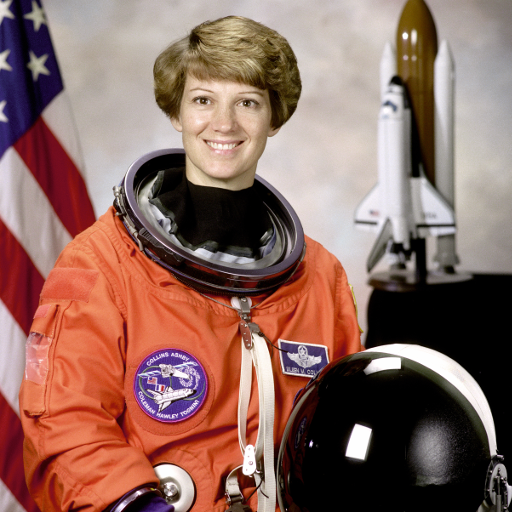
#> input picture skimage.data.astronaut(), 512 x 512 px
$ jupyter execute --allow-errors LabInstrucutions-Unfilled.ipynb   (shell and % lines are left out)
#> lines starting #> are read from the running program, lines starting #| are printed output that depends on the picture
# Lab 5: Spherulites (and Python/Image Processing!)

Welcome to a jupyter notebook!  Think of this like a lab notebook where you can write things like observations or thoughts, you can write code and create graphs (and caption them), as well as put down any equations you might find useful!

An equation can be written using the latex and is led and followed by a dollar sign ($)

For example:

$y=ax^2+bx+c$

or

$y = \frac{\sigma x^2}{my^4}$

Prepared by Carter Francis   csfrancis@wisc.edu   3/24/2022

[cell 1]
# a pound sign or hashtag as the young people call it denotes a comment
print("Hello World") # press Shift+Enter to evaluate the cell.

[cell 2]
# Now lets import some packages to help us do some analysis!
import numpy as np
import matplotlib.pyplot as plt
import skimage

## Python Packages!

Python is designed to be very light weight (a python install is usually around 30 mb!) That means that unlike matlab there are lots of things that are not included.  We can download and import some packages that are very helpful!

[numpy:](https://numpy.org/doc/stable/user/index.html#user) A package for doing matrix operations. Dealing with arrays.  Also has tools for loading data! (Mostly a copy of matrix operations in matlab)

[matplotlib.pyplot:](https://matplotlib.org/stable/users/index.html) A package for plotting data.  (Mostly a copy of plotting in matlab)

[skimage:](https://scikit-image.org) A package for doing image processing

[scipy:](https://scipy.github.io/devdocs/tutorial/index.html) A package for more compicated operations, linear interpolation, stats, linear algebra and more!

[jupyter:](https://jupyter.org) A package for creating notebook type mixtures of code, plots and notes

 &nbsp;&nbsp;
   &nbsp;&nbsp;
   &nbsp;&nbsp;
   &nbsp;&nbsp;
   &nbsp;&nbsp;
   &nbsp;&nbsp;

### Plotting a graph!

Below I have the code for plotting a sin wave using numpy and matplotlib.  Hopefully this helps to understand how to use python to do stuff in numpy and matplotlib.

[cell 3]
# sets it so the graph is inline.
x = np.linspace(0,np.pi*5,100) # creates 100 points linearally spaced from 0 to 5pi
y = np.sin(x) # calculated the sin of x

plt.figure() # creates a figure (similar to matlab)
plt.plot(x,y) # plots the data
plt.xlabel("X- Axis $\pi$")
plt.ylabel("Intensity, a.u.")
plt.show() # shows the plot
#> figure, not shown here; curve peaks at x = 1.59, y = 1

### Other useful tips!

Another thing that you can do is look up the docstring for each of these functions.

To do this you should run the following command.

`np.linspace?`

This will bring up all of the different thinks you can add to the function.

For example in the np.linspace function you can see how the function is set up. Note that this function is almost identical to the linspace function that we used in matlab.

#> (a cell that did not finish here is left out)

# Image Processing

Let's do some image processing!  This is supposed to be fun and exciting. As Materials Eningeers we take a lot of pictures, but analyzing them is often a difficult task especially when we want to do so in a meaningful way.

In python we can use a package called `skimage` which is designed for image processing and analysis.

Lets start by introducing some interesting things we can do with an image!

## Cross Correlations

There are a couple of different ways we can count spherelites but we are going to try to use a **cross correlation**.  In a cross correlation a **kernel** is slid across an image and multiplied.  This results in a transformed image which has peaks in areas similar to the origional image.

Let's see an example of this...

[cell 5]
#importing some functions and images to play with!
from skimage.data import astronaut
from scipy.signal import correlate
from skimage.color import rgb2gray
astronaut = rgb2gray(astronaut())
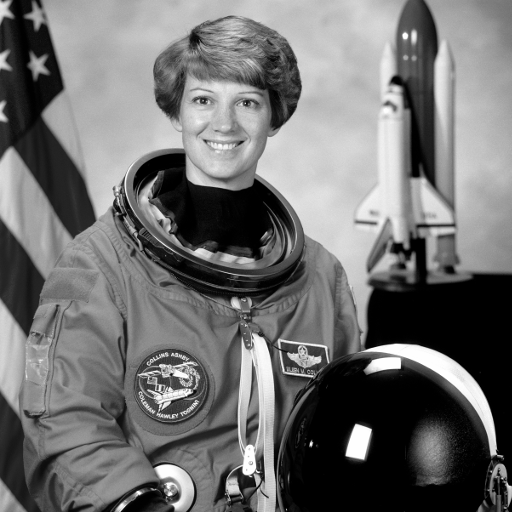
#> astronaut: shape (512, 512) float64; min 0, max 1, mean 0.442

[cell 6]
# I am going to define the "Normalized cross correlation" function here.
from scipy.signal import correlate

def norm_cross_corr(image, kernel, **kwargs):
    """Computes the normalized cross correlation given an image and
    a kernel.

    Parameters
    ----------
    image: np.array
        The image to compute the cross correlation of.
    kernel: np.array
        A kerel with the same dimensions as the image. This kernel is rastered
        over the image and then multiplied at every position.

    Returns
    -------
    corr: np.array
        The normalized cross correlation at every point in the image.
    """
    norm_image = (image - np.mean(image)) / (np.std(image) * len(image))
    norm_kernel = (kernel - np.mean(kernel)) / (np.std(kernel))
    corr = correlate(norm_image, norm_kernel,**kwargs)
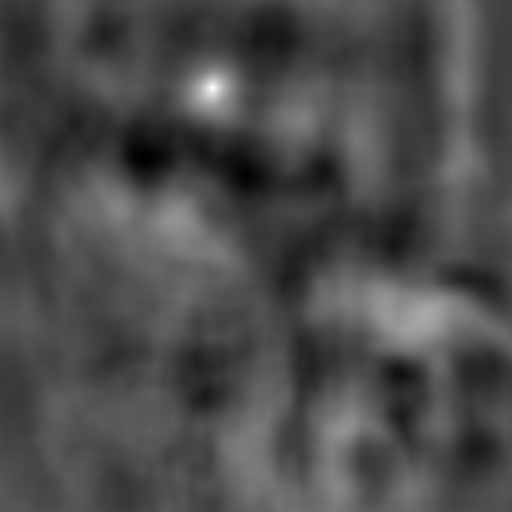
#> corr: shape (512, 512) float64; min -19.72, max 46.18, mean -0.1; drawn with min black and max white
    return corr

[cell 7]
from skimage.feature import peak_local_max

[cell 8]
#lets just look for the astronaut's head
kernel = astronaut[0:175,125:300]
fig, axs = plt.subplots(1,3,figsize=(10,5))

#plotting the image
axs[0].imshow(astronaut, cmap="gray")
axs[0].set_title("Image")
# plotting the Kernel
axs[1].imshow(kernel, cmap="gray")
axs[1].set_title("Kernel")

#calculating the cross correlation
corr = norm_cross_corr(astronaut, kernel,mode="same")

axs[2].imshow(corr)
axs[2].set_title("Normalized Cross-Correlation")
peaks = peak_local_max(corr,threshold_rel=.95,min_distance=10)
#> peaks = [[87, 212]]
axs[2].scatter(peaks[:,1],peaks[:,0])
axs[0].scatter(peaks[:,1],peaks[:,0])
plt.show()

### Figure 2:

Note in the images above that given the image of the astronauts head we can compute the cross correlation and easily find the face in the image just by finding the most intense point!

Of course if you try this on a different face it will not work very well but for finding one feature this works pretty well.

We also normalized the image.  This basically means that we care less about intensity in the image and care more about mataching variance or features in the image.

## Sobel Filter

The Sobel Filter is kind of like taking the 1st diriviating of an image in 2 dimensions.

This is used as an edge finder in many cases.  It actually works much like your brain does, identifying outlines of shapes which are later processes and defined as objects. Let's see how our astronaut looks after processing?

[cell 9]
plt.figure(figsize=(10,10))
plt.imshow(skimage.filters.sobel(astronaut))
plt.show()

### Figure 3: The Sobel filter applied to the astronaut image

This is only slightly terrifying, but you can much more easily see the edges and lines! From an image processing point of view this is actually much easier to work with.

# Voroni Tessalation:

The voroni tessalation is a method that is often used when you have a bunch of points and you want to find the area that is owned by each point.

To do this lines are drawn between each point, vertexes are identified and the area of some point is defined.

Lets look at an example of this...

[cell 10]
#import the package we need
from scipy.spatial import Voronoi, voronoi_plot_2d

#> (a cell that did not finish here is left out)

#> (a cell that did not finish here is left out)

[cell 13]
# Creating some random points
points = np.random.randint(low=0, high=100, size=(20,2))
fig,axs = plt.subplots(1,1,figsize=(5,5))
axs.scatter(points[:,0],points[:,1])
vor = Voronoi(points)
voronoi_plot_2d(vor, ax=axs,show_vertices=False)
plt.show()

# NOTE: Images and plots often have different axes.  In matlab and in python scatter puts 0,0 at the bottom left where imshow puts 0,0 at the top! You will need to switch axs.scatter(points[:,0],points[:,1])->axs.scatter(points[:,1],points[:,0]) to plot on an image.

# This is a common problem in image processing/ dealing with arrays. If things don't seem right you should always reverse the order and try again

For the voroni Function you can use
`Voronoi(peaks[:,::-1])` to reverse the order of the points.

or just set:

`peaks = peaks[:,::-1]`

To reverse the x,y of the peaks.

### Spherulite

Spheruilte in polymers are semicrystalline regions in the polymers which are alligned. When we apply a polarized light they create a "maltese cross" which creates a very interesting feature for proforming image processing on.

Try this out on your own and see how well you can find each of the crosses in the image.

Don't be afraid to try something new or different as well!

A good resource is https://scikit-image.org/docs/stable/auto_examples/index.html

[cell 14]
import skimage
import imageio
import matplotlib.pyplot as plt
from skimage.color import rgb2gray
from skimage.feature import corner_fast, corner_peaks

[cell 15]
spherulite_ex = imageio.imread("Spheruliten.jpg")
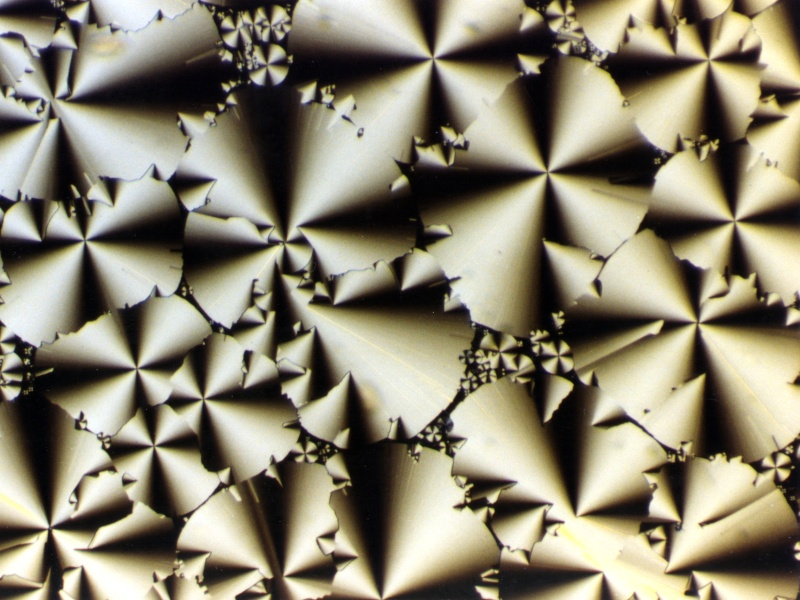
#> input picture SpheruliteLab/Spheruliten.jpg, 800 x 600 px
#> spherulite_ex is the input picture: shape (600, 800, 3); mean R, G, B 140.5, 134.1, 113.6

[cell 16]
plt.figure(figsize=(15,15))
plt.imshow(spherulite_ex)
# convert the image to a gray scale image
greyscale_spherulite_ex = rgb2gray(spherulite_ex)
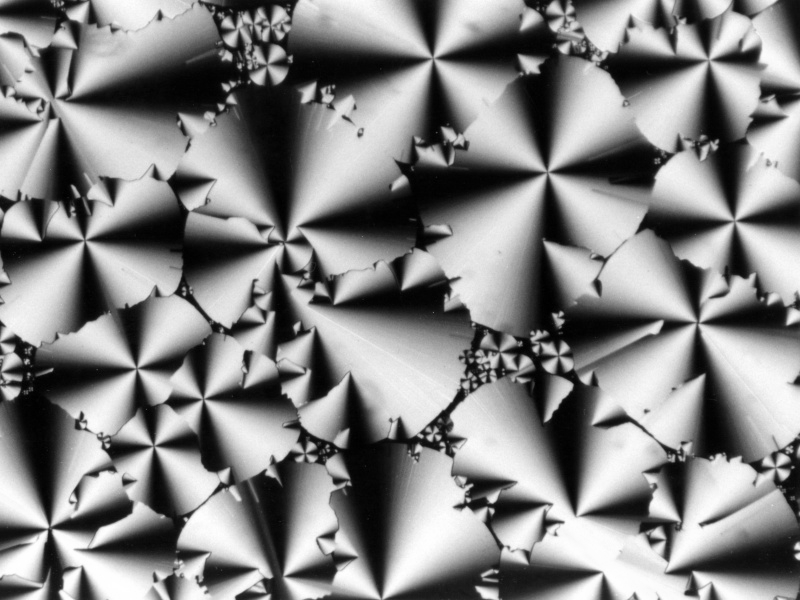
#> greyscale_spherulite_ex: shape (600, 800) float64; min 0.000833, max 1, mean 0.526

[cell 17]
# TODO: Define a kernel around one of the crosses
kernel = greyscale_spherulite_ex[200:280,50:125] # taking just one cross
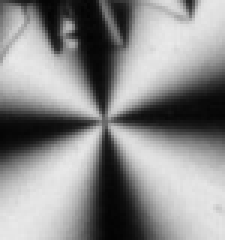
#> kernel: shape (80, 75) float64 (shown 3 times larger); min 0.0121, max 0.918, mean 0.548
plt.figure()
plt.imshow(kernel)

[cell 18]
# TODO: Plot the cross correlation and try to find the center of (most) of the crosses.
#taking the normalized cross correlation
fig,axs = plt.subplots(1,2, figsize=(15,5))
axs[0].imshow(greyscale_spherulite_ex)

#calculating the cross correlation
cc = correlate(greyscale_spherulite_ex,kernel, mode="same")
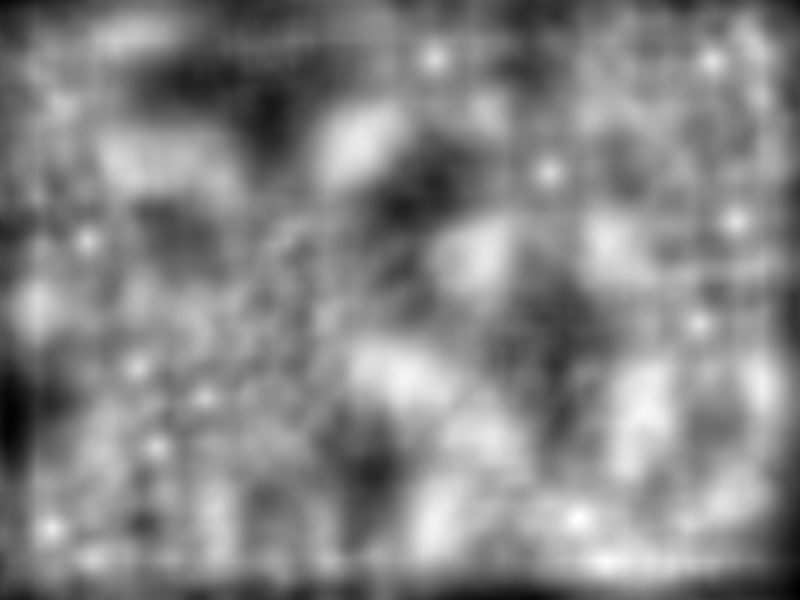
#> cc: shape (600, 800) float64; min 233.9, max 2856, mean 1614.8; drawn with min black and max white
axs[1].imshow(cc)

#finding the centers
peaks = skimage.feature.peak_local_max(cc,threshold_rel=.5,min_distance=10)
#> peaks = 99 pairs, first value 22 to 560, second value 37 to 765
axs[0].scatter(peaks[:,1],peaks[:,0], c="w")
axs[1].scatter(peaks[:,1],peaks[:,0],c="w")
axs[0].set_title("Spherurlites with Centers Identified")
axs[1].set_title("Normalized Cross Correlation with Centers Identified")
plt.show()

## Using the Filtered Image

Lets try to use a kernel and an image that have already been filtered...

[cell 19]
# TODO: Filter the data using a sobel filter
# Lets look instead at the filtered image and see if that works better.
filtered = skimage.filters.sobel(greyscale_spherulite_ex)

[cell 20]
# TODO: Find a good kernel for filtering the data
kernel_filtered = filtered[235:245,80:90] # taking just one cross
plt.figure()
plt.imshow(kernel_filtered)

[cell 21]
# TODO: Plot the Sobel Filtered image
# TODO: Cross Correlate the image with a sobel filtered cross
# TODO: Plot the Cross Correlation of filtered image with sobel filtered cross
# TODO: Find peaks in the Cross Corrleated image and plot them on the image.
fig,axs = plt.subplots(1,2, figsize=(15,5))
axs[0].imshow(filtered)

#calculating the cross correlation
cc = norm_cross_corr(filtered,kernel_filtered, mode="same")
#> in norm_cross_corr (call 2), `norm_image = (image - np.mean(image)) / (np.std(image) * len(image))`:
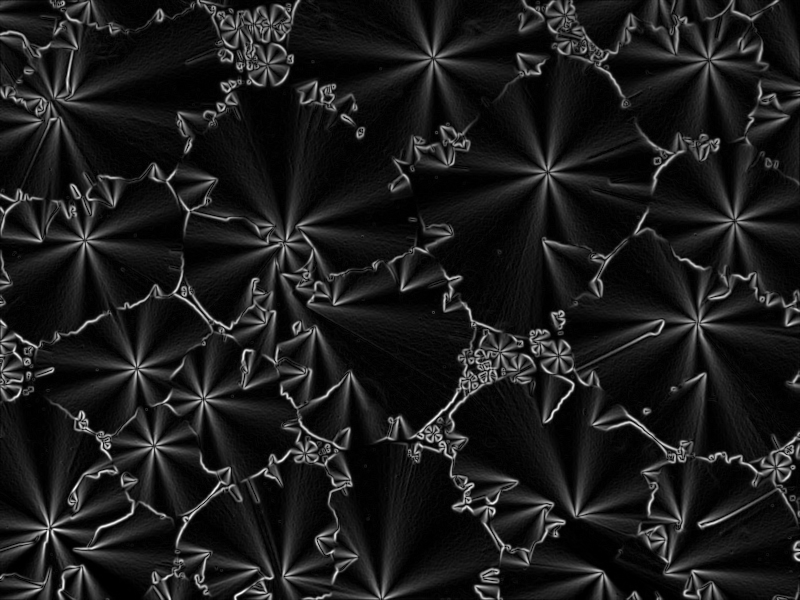
#> norm_image: shape (600, 800) float64; min -0.00138, max 0.0112, mean 1.24e-19; drawn with min black and max white
#> in norm_cross_corr (call 2), `corr = correlate(norm_image, norm_kernel,**kwargs)`:
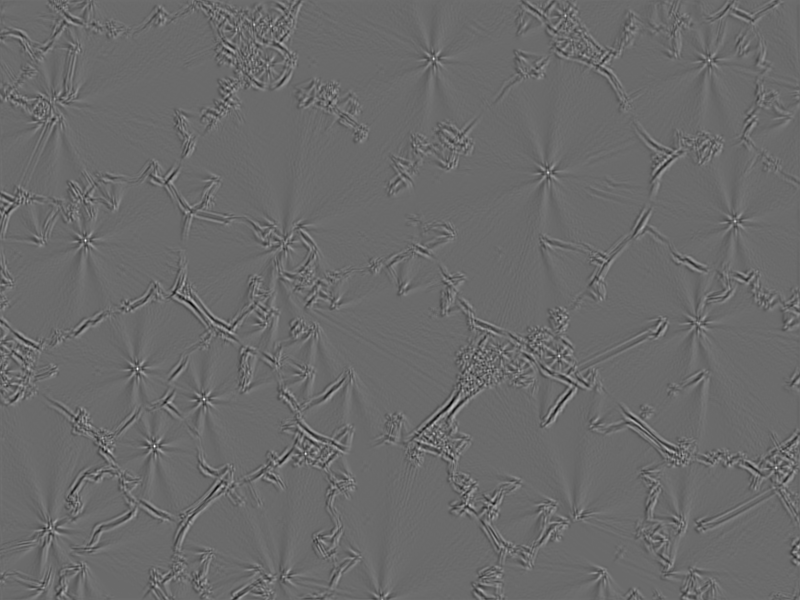
#> corr: shape (600, 800) float64; min -0.172, max 0.238, mean 1.3e-05; drawn with min black and max white
axs[1].imshow(cc)

#finding the centers
peaks = skimage.feature.peak_local_max(cc,threshold_rel=.3,min_distance=15)
#> peaks = 96 pairs, first value 15 to 580, second value 21 to 776
axs[0].scatter(peaks[:,1],peaks[:,0], c="w")
axs[1].scatter(peaks[:,1],peaks[:,0],c="w")
axs[0].set_title("Spherurlites with Centers Identified")
axs[1].set_title("Normalized Cross Correlation with Centers Identified")
plt.show()

[cell 22]
from scipy.spatial import Voronoi, voronoi_plot_2d

#> (a cell that did not finish here is left out)

#> (a cell that did not finish here is left out)

[cell 25]
# TODO: Plot the Voronoi regions on the image of the spherulites
fig,axs = plt.subplots(1,2, figsize=(15,5))
axs[0].imshow(greyscale_spherulite_ex)
#calculating the cross correlation
axs[1].imshow(cc)

#finding the centers
peaks = skimage.feature.peak_local_max(cc,threshold_rel=.3,min_distance=15)
axs[0].scatter(peaks[:,1],peaks[:,0], c="w")
axs[1].scatter(peaks[:,1],peaks[:,0],c="w")
axs[0].set_title("Spherurlites with Centers Identified")
axs[1].set_title("Normalized Cross Correlation with Centers Identified")

vor = Voronoi(peaks[:,::-1])
voronoi_plot_2d(vor,ax=axs[0], show_vertices=False, line_colors="w", line_width=4)
voronoi_plot_2d(vor,ax=axs[1], show_vertices=False, line_colors="w", line_width=4)
plt.show()
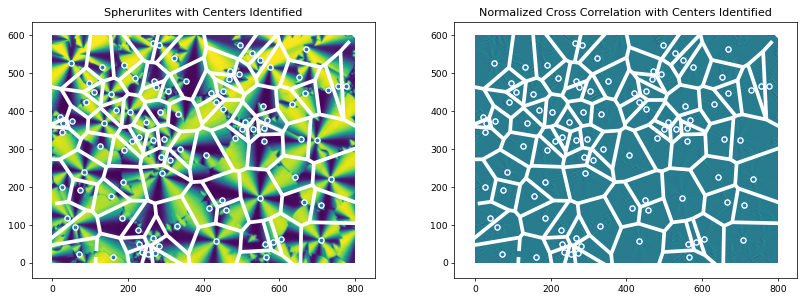
#> figure drawn by matplotlib, 2 panels

[cell 26]
# give to students
from scipy.spatial import ConvexHull
def vornoi_area(voronoi):
    """ Calculates the area of a set of voronoi tellasaltions in nubmer of
    pixels.  Gives nan for edges.
    """
    vol = np.zeros(voronoi.npoints)
    for i, reg_num in enumerate(voronoi.point_region):
        indices = voronoi.regions[reg_num]
        if -1 in indices: # some regions can be opened
            vol[i] = np.nan
        else:
            vol[i] = ConvexHull(voronoi.vertices[indices]).area
    return vol

[cell 27]
# TODO Make a histogram of the size of the spherulites in size vs the number
#of pixels for each voroni region.
area = vornoi_area(vor)
plt.hist(area, range=(0,1000),bins=30)
plt.ylabel("Number of Spherulites")
plt.xlabel("Size of the regions in Pixels")
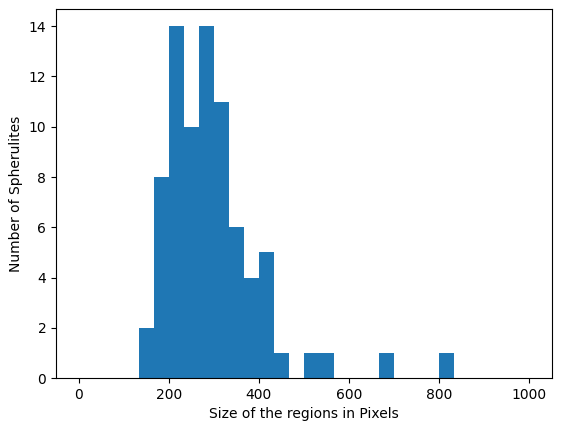
#> figure drawn by matplotlib, 1 panel
